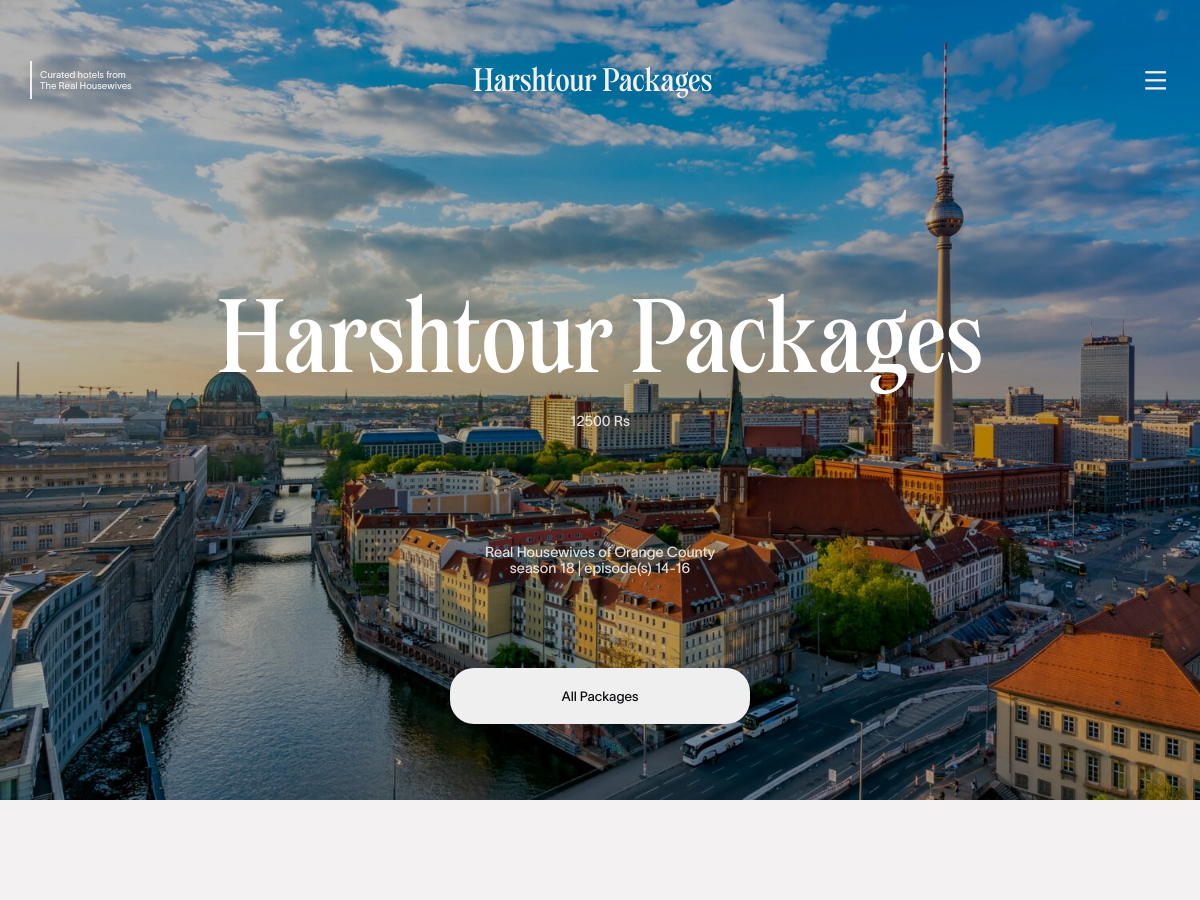
The app's page /book_files/book_tour.php?Id=15 (upper part), older data.
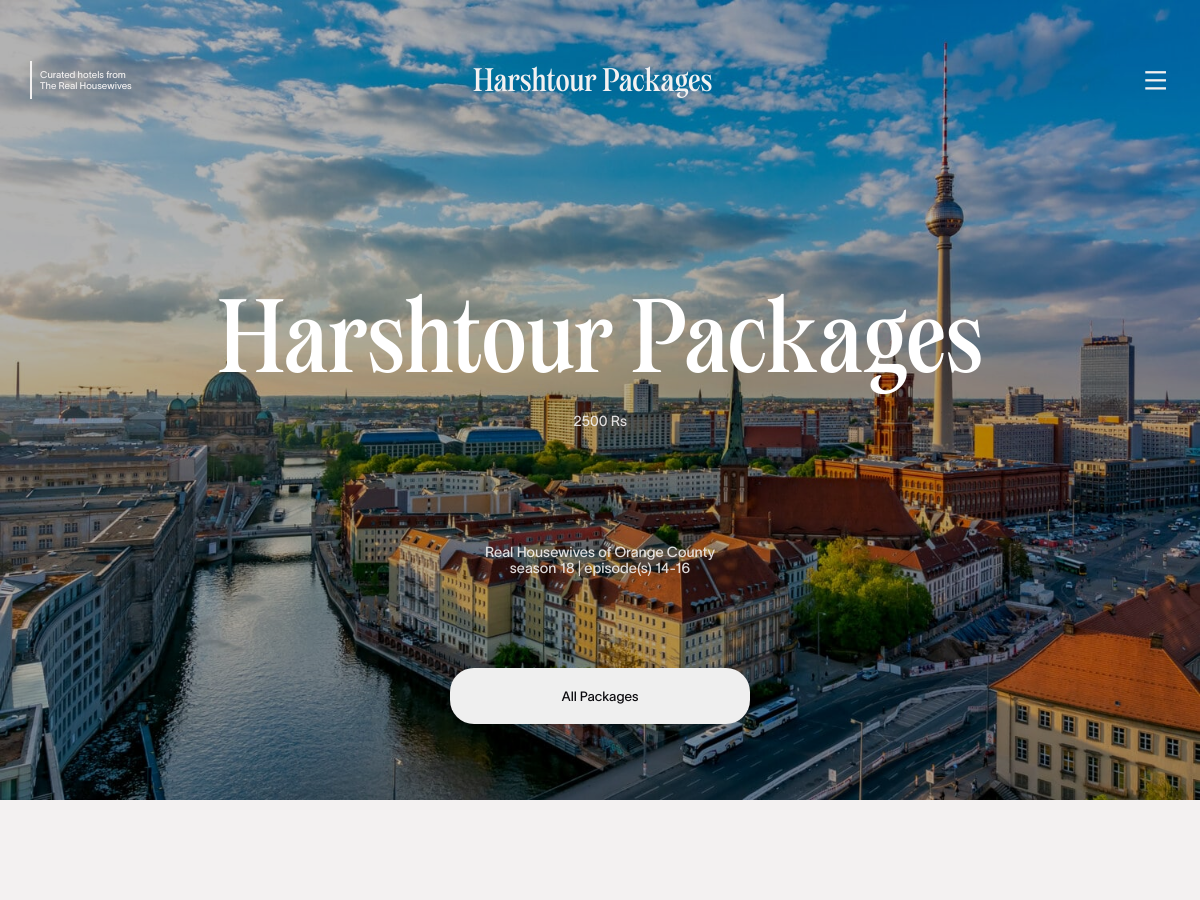
The same page, newer data.
### tables this page shows
CREATE TABLE `tour_package` (
  `TourPackage_Id` int(100) NOT NULL,
  `Package_Name` varchar(100) NOT NULL,
  `Package_Type` varchar(212) NOT NULL,
  `Package_Location` varchar(100) NOT NULL,
  `Price` varchar(100) NOT NULL,
  `Package_Features` varchar(280) NOT NULL,
  `Package_Details` varchar(300) NOT NULL,
  `Phone` varchar(12) NOT NULL,
  `Package_Image` varchar(100) NOT NULL
);

### book_files/book_tour.php (the view, shortened to what this page needs)
<?php
include("../config/connection.php");
if (isset($_GET['Id'])) {
    $sql = "select * from tour_package where TourPackage_Id = " .  $_GET['Id'];
    $result = $conn->query($sql);
    $data = mysqli_fetch_assoc($result);
} else {
    echo "Invalid request..!";
    exit;
}
?>
<!DOCTYPE html>
<html lang="en">
<head>
    <link rel="stylesheet"href="https://cdn.jsdelivr.net/npm/locomotive-scroll@3.5.4/dist/locomotive-scroll.css" />
    <link rel="stylesheet" href="../css/secondPage.css" />
    <link href="https://cdn.jsdelivr.net/npm/remixicon@4.3.0/fonts/remixicon.css" rel="stylesheet"/>
</head>
<body>
    <div class="main">
        <div class="page1">
            <div class="backimg">
                <img src="<?php echo $data['Package_Image']; ?>" alt="">
            </div>
            <div class="nav">
                <div class="nav-part1">
                    <h5>Curated hotels from <br> The Real Housewives</h5>
                </div>
                <h2><?php echo $data['Package_Name']; ?></h2>
                <i class="ri-menu-line open"></i>
            </div>
            <div class="middle">
                <h1><?php echo $data['Package_Name']; ?></h1>
                <br><h4><?php echo $data['Price']; ?> Rs</h4>
             </div>
             <div class="header">
                <h4> Real Housewives of Orange County <br> season 18  | episode(s) 14-16</h4>
                <div class="button">
                <button><a href="../Lakshadweep/tourlist.php" class="buy-button">All Packages</a></button>
                </div>
             </div>
        </div>
        <div class="page2">
        </div>
    </div>
</body>
</html>

Row changes from the older to the newer data that the page shows:
changed tour_package "Harshtour Packages": Price "12500" → "2500"
